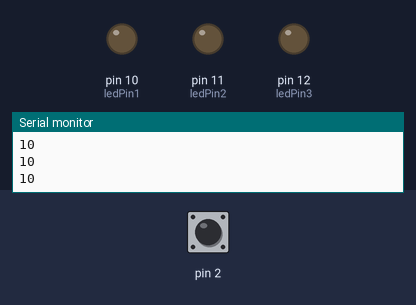
Simulated run of this sketch. Board: Arduino Uno, built with avr-gcc and run on an emulated ATmega328P. Parts: output pins drawn as LEDs (lit = HIGH), the last lines printed to the serial monitor. Inputs (shaded band) come from the test bench; at power-on: pin 2 HIGH.

Above: at 1.2 s.
1.3 s: pin 2 pulled LOW for 0.15 s
At 1.37 s:
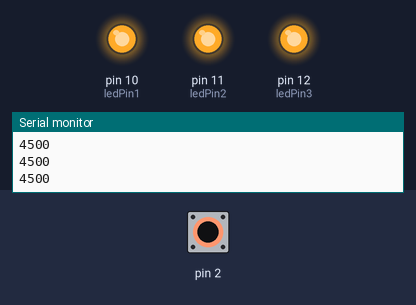
2.9 s: pin 2 pulled LOW for 3.2 s
At 6.7 s:
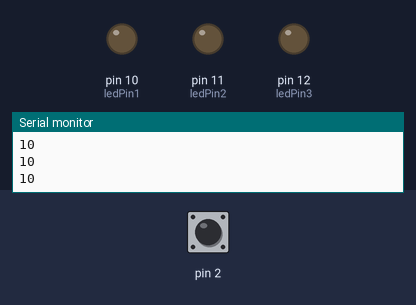
Timing chart, 0 to 8.2 s (numbered marks = the images above; inputs shaded):
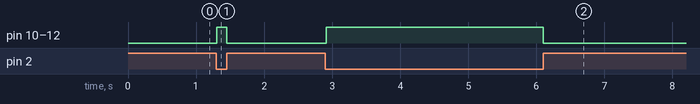

The sketch:

project-13.ino
```cpp
#include <CapacitiveSensor.h>

CapacitiveSensor capSensor = CapacitiveSensor(4, 2);

int threshold1 = 300;
int threshold2 = 800;
int threshold3 = 1300;

const int ledPin1 = 10;
const int ledPin2 = 11;
const int ledPin3 = 12;

void setup() {
  Serial.begin(9600);
  pinMode(ledPin1, OUTPUT);
  pinMode(ledPin2, OUTPUT);
  pinMode(ledPin3, OUTPUT);
}

void loop() {
  long sensorValue = capSensor.capacitiveSensor(30);
  Serial.println(sensorValue);

  if (sensorValue < threshold1) {
    digitalWrite(ledPin1, LOW);
    digitalWrite(ledPin2, LOW);
    digitalWrite(ledPin3, LOW);
  } else {
    digitalWrite(ledPin1, HIGH);
    if (sensorValue < threshold2) {
      digitalWrite(ledPin2, LOW);
      digitalWrite(ledPin3, LOW);
    } else {
      digitalWrite(ledPin2, HIGH);
      if (sensorValue < threshold3) {
        digitalWrite(ledPin3, LOW);
      } else {
        digitalWrite(ledPin3, HIGH);
      }
    }
  }
  delay(10);
}
```

Measured:
- after the input at 1.3 s, pin 10 (ledPin1), pin 11 (ledPin2), pin 12 (ledPin3): LOW → HIGH at once, → LOW 0.15 s later
- after the input at 2.9 s, pin 10 (ledPin1), pin 11 (ledPin2), pin 12 (ledPin3): LOW → HIGH at once, → LOW 3.2 s later
